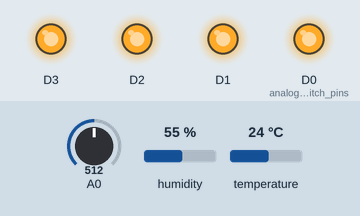
This sketch was run on a simulated ESP8266 (NodeMCU). On the bench: output pins drawn as LEDs (lit = HIGH). Inputs (shaded band) come from the test bench; at power-on: A0 = 512, humidity 55 %, temperature 24 °C. WiFi joins after 1.5 s; servers stay silent unless stated; what the sketch prints to the serial monitor is not drawn.

Above: at 8.2 s.
At 12.7 s:
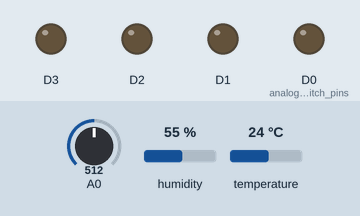
At 13.2 s:
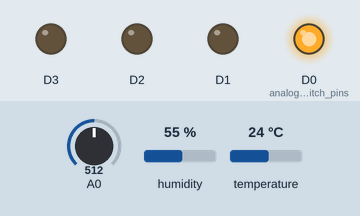
At 13.7 s:
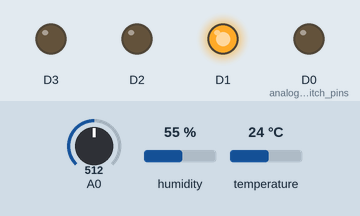
At 14.2 s:
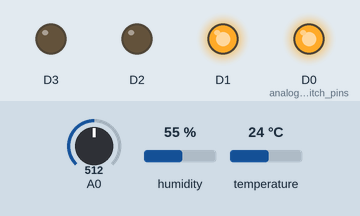
At 14.7 s:
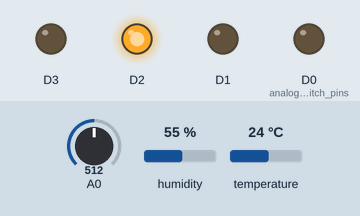
Timing chart, 0 to 17.0 s (numbered marks = the images above):
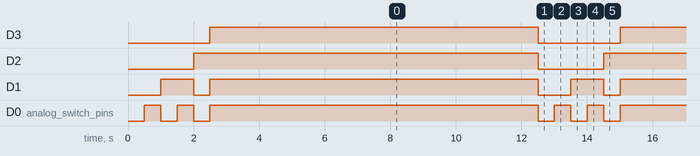

Measured:
- by itself, D3: alternates HIGH for 7.5 s and LOW for 2.5 s
- by itself, D2: alternates HIGH for 8.0 s and LOW for 2.0 s
- by itself, D1: HIGH → LOW at 2.0 s, → HIGH 0.50 s later, → LOW 10.0 s later, → HIGH 1.0 s later, … (14 changes in this stretch)
- by itself, D0 (analog_switch_pins): HIGH → LOW at 1.0 s, → HIGH 0.50 s later, → LOW 0.50 s later, → HIGH 0.50 s later, … (22 changes in this stretch)

The sketch:

esp_moisture.ino
```cpp
#include <functional>

#include <ESP8266WiFi.h>
#include <DHT.h>


namespace {

  DHT dht{D5, DHT22};

  constexpr int MOISTURE_SENSORS = 5;
  constexpr int SENSOR_NR_BITS = 4;

  std::array<int, MOISTURE_SENSORS> moistures = {0};
  double humidity = 0;
  double temperature = 0;

  const std::array<int, SENSOR_NR_BITS> analog_switch_pins{D0, D1, D2, D3};
  //const std::array<int, SENSOR_NR_BITS> pwr_switch_pins{D4, D5, D6, D7};

  void setSensorPin(const int sensor_nr, const int value) {
    digitalWrite(analog_switch_pins[sensor_nr], value);
    //digitalWrite(pwr_switch_pins[sensor_nr], value);
  }

  void turnOffSensors() {
    for(int i = 0; i < SENSOR_NR_BITS; ++i) // mux auf ausgang 15 stellen
      setSensorPin(i, 1);
  }

  void turnOnSensor(int sensor_nr) {
    if(sensor_nr >= MOISTURE_SENSORS)
      return;

    for(int i = 0; i < SENSOR_NR_BITS; ++i) {
      setSensorPin(i, sensor_nr & 1);
      sensor_nr >>= 1;
    }
  }

  void switchToSensor(const int sensor_nr) {
    turnOffSensors();
    turnOnSensor(sensor_nr);
  }

  void switchToSensorAndWait(const int sensor_nr) {
    switchToSensor(sensor_nr);
    turnOnSensor(sensor_nr);
  }

  int readSensor(const int sensor_nr) {
    switchToSensor(sensor_nr);
    delay(500);
    return analogRead(A0);
  }

  void readAllSensors() {
    for(int i = 0; i < MOISTURE_SENSORS; ++i) {
      const int result = readSensor(i);
      moistures[i] = result;

      Serial.print("Sensor ");
      Serial.print(i);
      Serial.print(": ");
      Serial.println(result);
    }
    turnOffSensors();

    humidity = dht.readHumidity();
    temperature = dht.readTemperature();
    Serial.print("hum:");
    Serial.println(humidity);
    Serial.print("temp:");
    Serial.println(temperature);
  }


  WiFiServer server{80};

  void connectToWiFi() {
    WiFi.begin("Suche...", "agonzalongs");

    Serial.print("Connecting");
    while (WiFi.status() != WL_CONNECTED)
    {
      delay(500);
      Serial.print(".");
    }
    Serial.println();

    Serial.print("Connected, IP address: ");
    Serial.println(WiFi.localIP());
  }

  void setupHttpServer() {
    server.begin();
  }

  String doubleToJsonField(const String& name, double number) {
    const String number_string{number};
    return "\"" + name + "\":" + number_string;
  }

  void handleHttpClient(WiFiClient& client) {

    const auto to_json_field = [](int nr, int value) {
      const String nr_str{nr};
      const String value_str{value};
      return "\"moisture" + nr_str + "\":" + value_str;
    };

    String result{'{'};
    for(int i = 0; i < MOISTURE_SENSORS; ++i) {
      result += to_json_field(i, moistures[i]);
      result += ',';
    }

    result += doubleToJsonField("temperature", temperature);
    result += ',';
    result += doubleToJsonField("humidity", humidity);
    result += '}';

//    const auto last = MOISTURE_SENSORS - 1;
//    result += to_json_field(last, moistures[last]);
//    result += '}';

    const char* cstr = result.c_str();
    const String cstr_length{strlen(cstr)};
    const String cstr_length_header{"Content-Length: " + cstr_length + "\r\n"};

    client.write("HTTP/1.1 200 OK\r\n");
    client.write(cstr_length_header.c_str());
    client.write("Content-Type: application/json\r\n\r\n");
    client.write(cstr);

    client.stop();
    Serial.println("Client disconnected");
  }

  unsigned long last_time;

}

void setup() {

  Serial.begin(115200);

  dht.begin();

  pinMode(A0, INPUT);
  for(const auto pin : analog_switch_pins) {
    pinMode(pin, OUTPUT);
  }
//  for(const auto pin : pwr_switch_pins) {
//    pinMode(pin, OUTPUT);
//  }
  readAllSensors();
  last_time = millis();

  connectToWiFi();
  setupHttpServer();
}

void loop() {

  WiFiClient client = server.available();
  if(client)
    handleHttpClient(client);

  delay(10);

  const auto current_time = millis();
  if(current_time < last_time) //overflow
    last_time = current_time;

  if(current_time - last_time >= 10000) {
    readAllSensors();
    last_time = current_time;
  }

}
```
